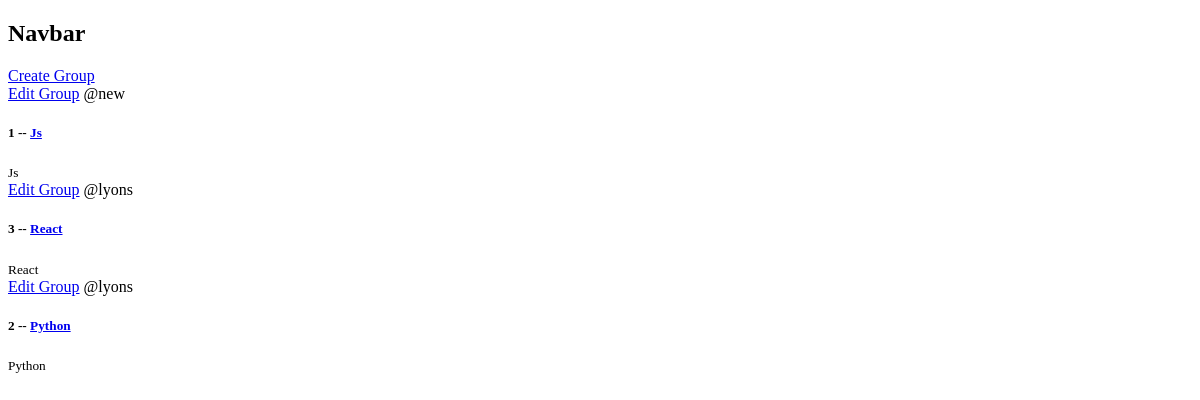
The app's page /, older data.
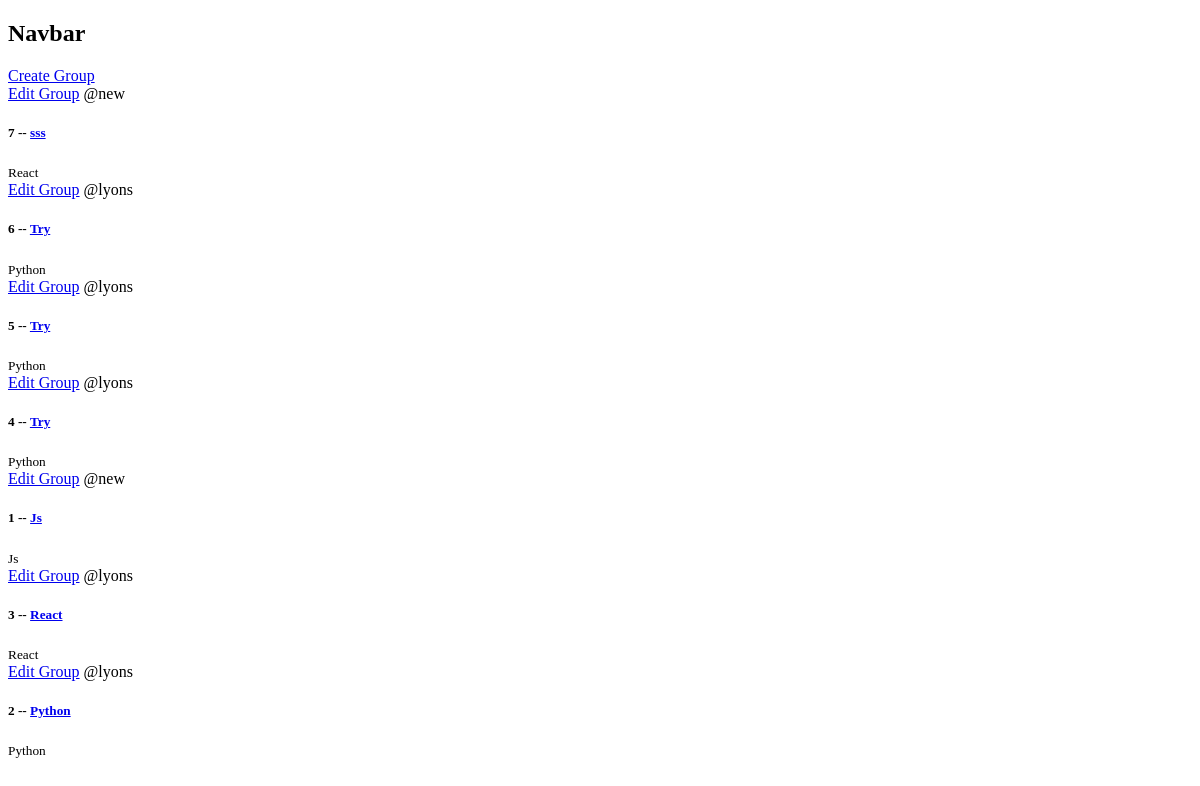
The same page, newer data.
### learning/models.py (models this page shows, shortened)
class Group(models.Model):
    leader = models.ForeignKey(User, on_delete=models.SET_NULL, null=True)
    name = models.CharField(max_length=200)
    language = models.ForeignKey(Language, on_delete=models.SET_NULL, null=True)
    description = models.TextField(null=True, blank=True) #blank is for submission, null is for the database
    created = models.DateTimeField(auto_now_add=True) #once
    updated = models.DateTimeField(auto_now=True) #every time
    class Meta:
        ordering = ['-updated', '-created']

class Language(models.Model):
    name = models.CharField(max_length=20)

### learning/views.py (the view)
# urls.py: path('', views.home, name="home"),
def home(request):
    groups = Group.objects.all()
    context = {'groups' : groups} #dictionary
    return render(request, 'learning/home.html', context)

### learning/templates/learning/home.html
{% extends 'base.html' %}
{% block content %}
    <div>
        <a href="{% url 'create-group' %}">Create Group</a>
        {% for group in groups %}
            <div>
                <a href="{% url 'update-group' group.id %}">Edit Group</a>
                <span>@{{group.leader}}</span>
                <h5>{{ group.id }} -- <a href="{% url 'group' group.id %}">{{ group.name }}</a></h5>
                <small>{{group.language.name}}</small>
            </div>
        {% endfor %}
    </div>
{% endblock content %}

### templates/base.html (shortened to what this page needs)
<!DOCTYPE html>
<html lang="en">
<head>
</head>
<body>
    {% include 'navbar.html' %}
    {% block content %}
    {% endblock content %}
</body>
</html>

### templates/navbar.html
<h2>Navbar</h2>

Row changes from the older to the newer data that the page shows:
added Group: leader "new", id "7", name "sss", language.name "React"
added Group: leader "lyons", id "6", name "Try", language.name "Python"
added Group: leader "lyons", id "5", name "Try", language.name "Python"
added Group: leader "lyons", id "4", name "Try", language.name "Python"
